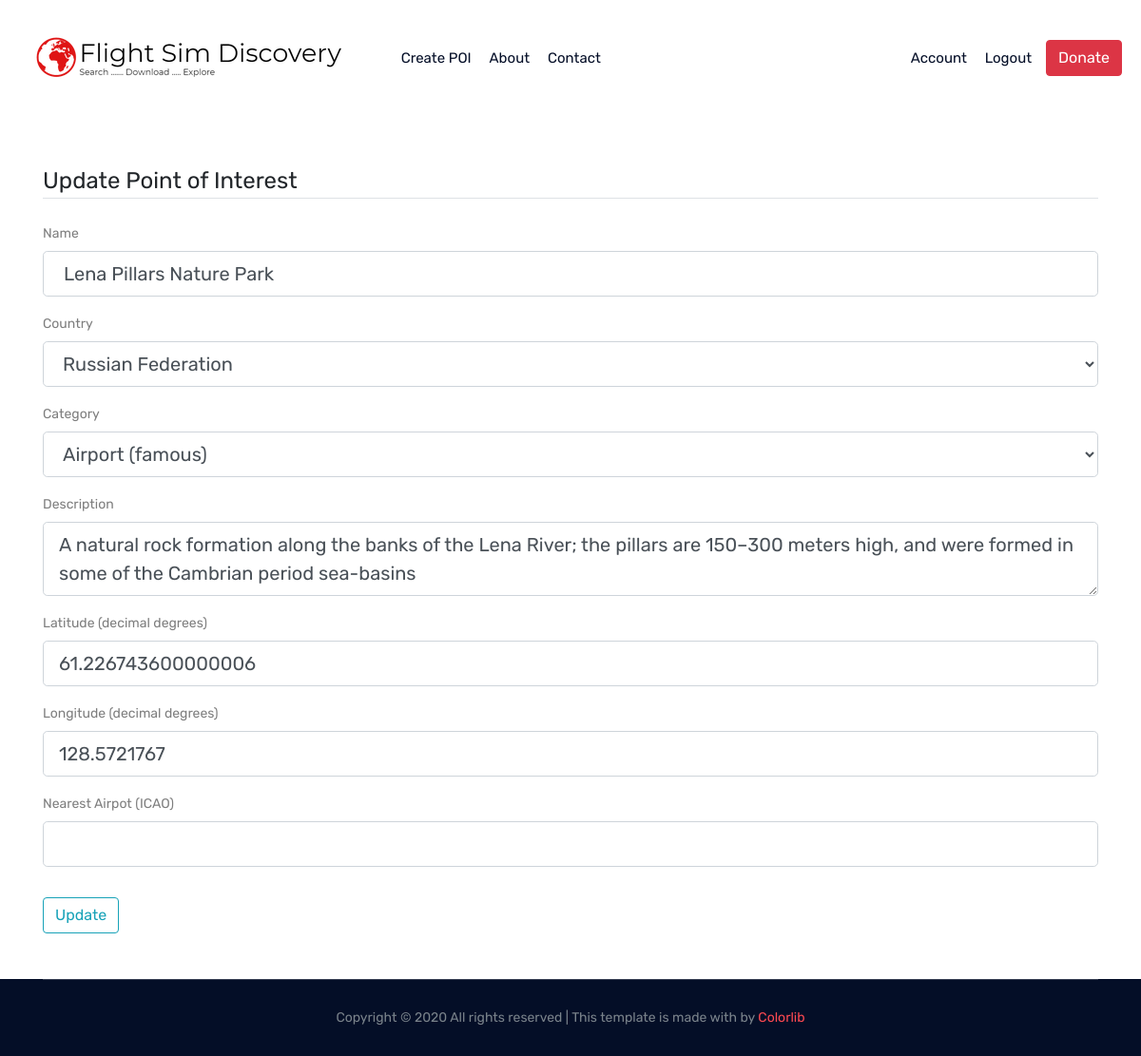
/poi/465/update (signed in), run on the app's committed database.
### flightsimdiscovery/models.py (models this page shows, shortened)
class Pois(db.Model):
    id = db.Column(db.Integer, primary_key=True)
    user_id = db.Column(db.Integer, db.ForeignKey('user.id'), nullable=False)
    name = db.Column(db.String(50), unique=True, nullable=False)
    latitude = db.Column(db.FLOAT, unique=False, nullable=False)
    longitude = db.Column(db.FLOAT, unique=False, nullable=False)
    region = db.Column(db.String(20), unique=False, nullable=False)
    country = db.Column(db.String(60), unique=False, nullable=False)
    category = db.Column(db.String(20), unique=False, nullable=False)
    description = db.Column(db.Text, nullable=True)
    nearest_icao_code = db.Column(db.String(4), nullable=True)
    date_posted = db.Column(db.DateTime, nullable=False, default=datetime.utcnow)
    share = db.Column(db.Boolean(), nullable=False, default=True)
    flag = db.Column(db.Boolean(), nullable=False, default=False)

### flightsimdiscovery/routes.py (the view)
@app.route("/poi/<int:poi_id>/update", methods=['GET', 'POST'])
@login_required
def update_post(poi_id):
    poi = Pois.query.get_or_404(poi_id)
    print('current poi ID is ', poi.id)
    print(current_user.username)
    if (current_user.username != 'admin') and (poi.user_id != current_user.id):
        abort(403)
    form = PoiUpdateForm()
    if form.validate_on_submit():
        poi.user_id= current_user.id
        poi.name=form.name.data
        poi.latitude=float(form.latitude.data)
        poi.longitude=float(form.longitude.data)
        poi.region=get_country_region(form.country.data)
        poi.country=form.country.data
        poi.category=form.category.data
        poi.description=form.description.data
        poi.nearest_icao_code=form.nearest_airport.data
        poi.rating=5
        db.session.commit()
        flash('Your post has been updated!', 'success')
        return redirect(url_for('poi', poi_id=poi.id))
    elif request.method == 'GET':
        form.name.data = poi.name
        form.latitude.data = poi.latitude
        form.longitude.data = poi.longitude
        form.country.data = poi.country
        form.description.data = poi.description
        form.nearest_airport.data = poi.nearest_icao_code
    return render_template('update_poi.html', form=form)

### flightsimdiscovery/forms.py (shortened to what this page needs)
class PoiUpdateForm(FlaskForm):
    name = StringField('Name', validators=[DataRequired()])
    country = SelectField('Country', choices = get_country_list(), validators=[DataRequired()])
    category = SelectField('Category', choices = get_category_list(), validators=[DataRequired()])
    description = TextAreaField('Description', validators=[DataRequired()])
    latitude = StringField('Latitude (decimal degrees) ', validators=[DataRequired(), Length(min=2, max=18)])
    longitude = StringField('Longitude (decimal degrees)', validators=[DataRequired(), Length(min=2, max=18)])
    nearest_airport = StringField('Nearest Airpot (ICAO)', validators=[Length(min=0, max=4)])
    submit = SubmitField('Update')

### flightsimdiscovery/models.py (called while the page is built)
@login_manager.user_loader
def load_user(user_id):
    return User.query.get(int(user_id))

### flightsimdiscovery/templates/update_poi.html (shortened to what this page needs)
{% extends "base.html" %}
{% block content %}
<div class="container">
    <div class="form_mew_poi">
        <form method="POST" action="" enctype="multipart/form-data">
            <fieldset class="form-group mt-5">
                <legend class="border-bottom mb-4">Update Point of Interest</legend>
                <div class="form-group">
                    {{ form.name.label(class="form-control-label") }}
                    {% if form.name.errors %}
                        {{ form.name(class="form-control form-control-lg is-invalid") }}
                        <div c.namess="invalid-feedback">
                            {% for error in form.name.errors %}
                                <span>{{ error }}</span>
                            {% endfor %}
                        </div>
                    {% else %}
                        {{ form.name(class="form-control form-control-lg") }}
                    {% endif %}
                </div>
                <div class="form-group">
                    {{ form.country.label(class="form-control-label") }}
                    {% if form.country.errors %}
                        {{ form.country(class="form-control form-control-lg is-invalid") }}
                        <div class="invalid-feedback">
                            {% for error in form.country.errors %}
                                <span>{{ error }}</span>
                            {% endfor %}
                        </div>
                    {% else %}
                        {{ form.country(class="form-control form-control-lg") }}
                    {% endif %}
                </div>
                <div class="form-group">
                    {{ form.category.label(class="form-control-label") }}
                    {% if form.category.errors %}
                        {{ form.category(class="form-control form-control-lg is-invalid") }}
                        <div class="invalid-feedback">
                            {% for error in form.category.errors %}
                                <span>{{ error }}</span>
                            {% endfor %}
                        </div>
                    {% else %}
                        {{ form.category(class="form-control form-control-lg") }}
                    {% endif %}
                </div>
                <div class="form-group">
                    {{ form.description.label(class="form-control-label") }}
                    {% if form.description.errors %}
                        {{ form.description(class="form-control form-control-lg is-invalid") }}
                        <div class="invalid-feedback">
                            {% for error in form.description.errors %}
                                <span>{{ error }}</span>
                            {% endfor %}
                        </div>
                    {% else %}
                        {{ form.description(class="form-control form-control-lg") }}
                    {% endif %}
                </div>
                <div class="form-group">
                    {{ form.latitude.label(class="form-control-label") }}
                    {% if form.latitude.errors %}
                        {{ form.latitude(class="form-control form-control-lg is-invalid") }}
                        <div class="invalid-feedback">
                            {% for error in form.latitude.errors %}
                                <span>{{ error }}</span>
                            {% endfor %}
                        </div>
                    {% else %}
                        {{ form.latitude(class="form-control form-control-lg") }}
                    {% endif %}
                </div>
                <div class="form-group">
                    {{ form.longitude.label(class="form-control-label") }}
                    {% if form.longitude.errors %}
                        {{ form.longitude(class="form-control form-control-lg is-invalid") }}
                        <div class="invalid-feedback">
                            {% for error in form.longitude.errors %}
                                <span>{{ error }}</span>
                            {% endfor %}
                        </div>
                    {% else %}
                        {{ form.longitude(class="form-control form-control-lg") }}
                    {% endif %}
                </div>
                <div class="form-group">
                    {{ form.nearest_airport.label(class="form-control-label") }}
                    {% if form.nearest_airport.errors %}
                        {{ form.nearest_airport(class="form-control form-control-lg is-invalid") }}
                        <div class="invalid-feedback">
                            {% for error in form.nearest_airport.errors %}
                                <span>{{ error }}</span>
                            {% endfor %}
                        </div>
                    {% else %}
                        {{ form.nearest_airport(class="form-control form-control-lg") }}
                    {% endif %}
                </div>
            </fieldset>
            <div class="form-group mb-5">
                {{ form.submit(class="btn btn-outline-info") }}
            </div>
        </form>
    </div>
</div>
{% endblock content %}

### data on the page
Pois: name "Lena Pillars Nature Park", country "Russian Federation", category "Airport (famous)", description "A natural rock formation along the banks of the Lena River; the pillars are 150–300 meters high, and were formed in some of the Cambrian period sea-basins", latitude "61.226743600000006", longitude "128.5721767"
